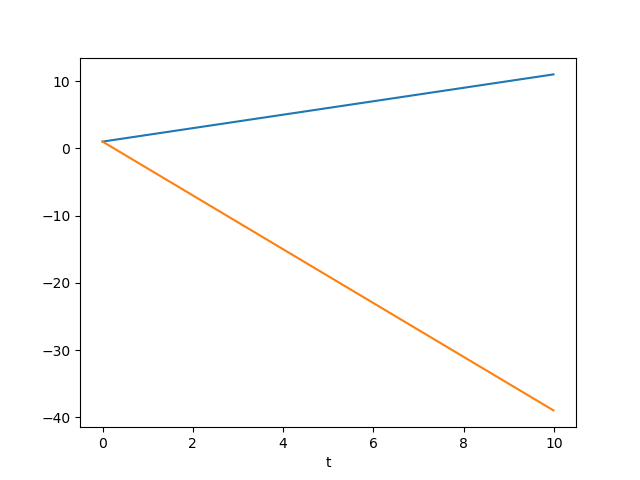

Write the Python code that produced this figure.
import numpy as np
from numpy import arange
from matplotlib import pyplot as plt
#Solving the time-independent advection-diffusion equation
k = 2.0
c = 1.0

def AdDif(r):
	u = r[0]
	y = r[1]
	fu = phi
	fy = -c*fu
	return np.array([fu,k*k*fy],float)
phi = 1.0
a = 0.0
b = 10.0
N = 1000
h = (b-a)/N

tpoints = arange(a,b,h)
xpoints = []
ypoints = []
r = np.array([1.0,1.0],float)
for t in tpoints:
	xpoints.append(r[0])
	ypoints.append(r[1])
	k1 = h*AdDif(r)
	k2 = h*AdDif(r+0.5*k1)
	k3 = h*AdDif(r+0.5*k2)
	k4 = h*AdDif(r+k3)
	r += (k1+2*k2+2*k3+k4)/6
plt.plot(tpoints,xpoints)
plt.plot(tpoints,ypoints)
plt.xlabel("t")
plt.savefig("Ad-Dif.png")
plt.show()
